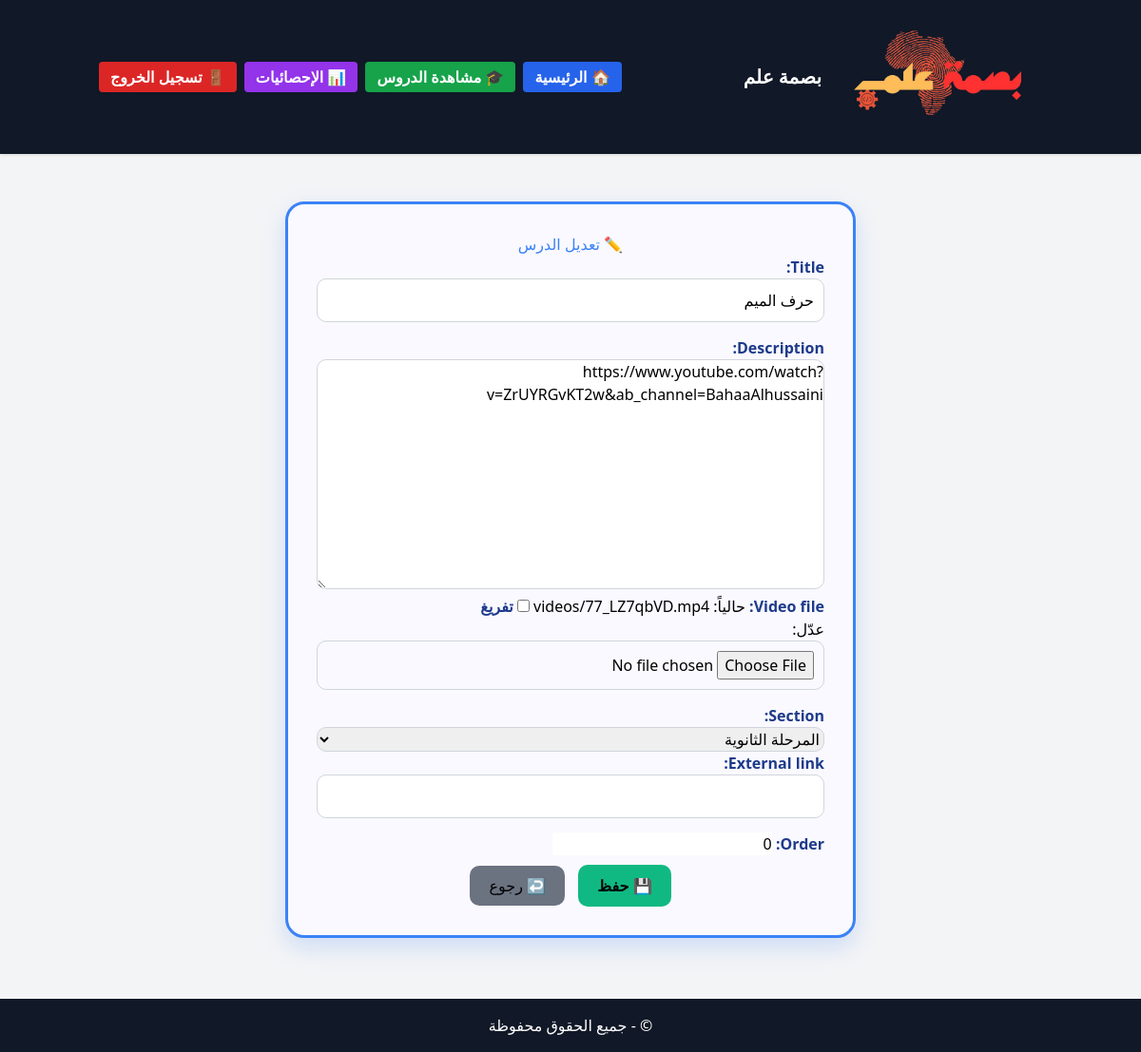
/videos/lessons/3/edit/ (signed in), run on the app's committed database.
### videos/models.py (models this page shows, shortened)
class Lesson(models.Model):
    title = models.CharField(max_length=200)
    description = models.TextField()
    video_file = models.FileField(upload_to='videos/', blank=True, null=True)
    section = models.ForeignKey(Section, on_delete=models.CASCADE)  # 🆕 ربط الدرس بالقسم
    external_link = models.URLField(blank=True, null=True)
    created_at = models.DateTimeField(auto_now_add=True)
    order = models.IntegerField(default=0)
    class Meta:
        ordering = ['order']

### videos/views.py (the view)
# urls.py: path('lessons/<int:pk>/edit/', views.lesson_edit, name='lesson_edit'),
@login_required
def lesson_edit(request, pk):
    lesson = get_object_or_404(Lesson, pk=pk)
    if request.method == 'POST':
        form = LessonForm(request.POST, request.FILES, instance=lesson)
        if form.is_valid():
            form.save()
            return redirect('lesson_list')
    else:
        form = LessonForm(instance=lesson)
    return render(request, 'videos/lesson_form.html', {'form': form, 'form_title': '✏️ تعديل الدرس'})

### videos/forms.py
class LessonForm(forms.ModelForm):
    class Meta:
        model = Lesson
        fields = ['title', 'description', 'video_file', 'section', 'order']
        widgets = {
            'title': forms.TextInput(attrs={'class': 'form-control'}),
            'description': forms.Textarea(attrs={'class': 'form-control'}),
            'video_file': forms.ClearableFileInput(attrs={'class': 'form-control'}),
            'section': forms.Select(attrs={'class': 'form-control'}),
            'order': forms.NumberInput(attrs={'class': 'form-control'}),
        }

### students/models.py (called while the page is built)
    def __str__(self):
        return self.name

### videos/templates/videos/lesson_form.html (shortened to what this page needs)
{% extends 'base.html' %}
{% block content %}
<div class="form-card">
  <h2>{{ form_title }}</h2>
  <form method="post" enctype="multipart/form-data">
    {{ form.as_p }}
    <div class="text-center">
      <button type="submit" class="btn btn-success">💾 حفظ</button>
      <a href="{% url 'lesson_list' %}" class="btn btn-secondary">↩️ رجوع</a>
    </div>
  </form>
</div>
{% endblock %}

### videos/templates/videos/lesson_form.html (style rules this page uses)
.form-card { max-width: 600px; margin: 50px auto; padding: 30px; border-radius: 20px; border: 3px solid #3B82F6; box-shadow: 0 10px 25px rgba(59, 130, 246, 0.2); background-color: #f9f9ff; }
h2 { color: #3B82F6; font-weight: 900; text-align: center; margin-bottom: 30px; }
label { font-weight: bold; color: #1e3a8a; }
input[type="text"], input[type="url"], textarea, input[type="file"], select { width: 100%; padding: 10px; border: 1px solid #d1d5db; border-radius: 10px; margin-bottom: 15px; font-size: 1rem; }
.btn-success { background-color: #10b981; border: none; font-weight: bold; padding: 10px 20px; border-radius: 10px; margin-top: 10px; }
.btn-secondary { background-color: #6b7280; border: none; margin-top: 10px; border-radius: 10px; padding: 10px 20px; margin-right: 10px; }
.text-center { text-align: center; }

### data on the page
Lesson: title "حرف الميم", description "https://www.youtube.com/watch?v=ZrUYRGvKT2w&ab_channel=BahaaAlhussaini", section "المرحلة الثانوية", order "0"
